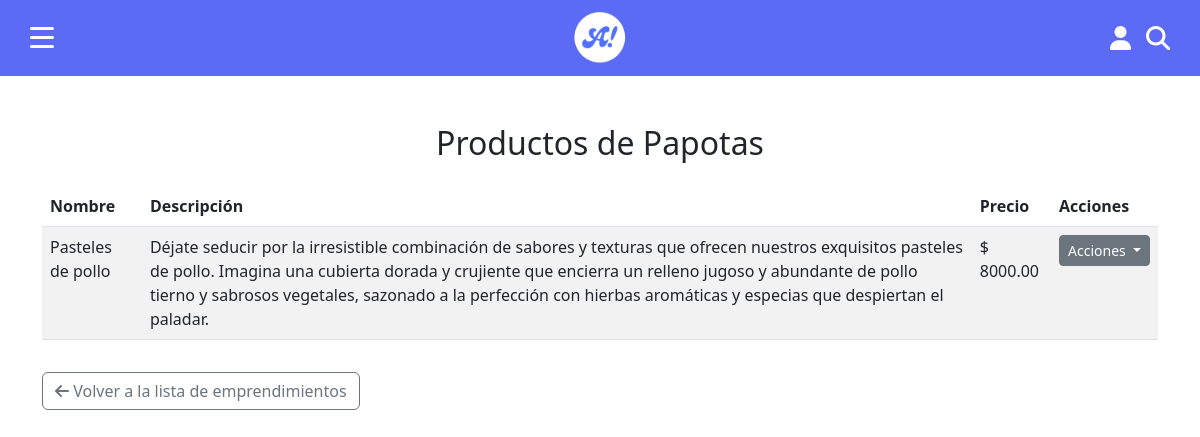
Page /emprendedores/5/productos/ on the earlier database version.
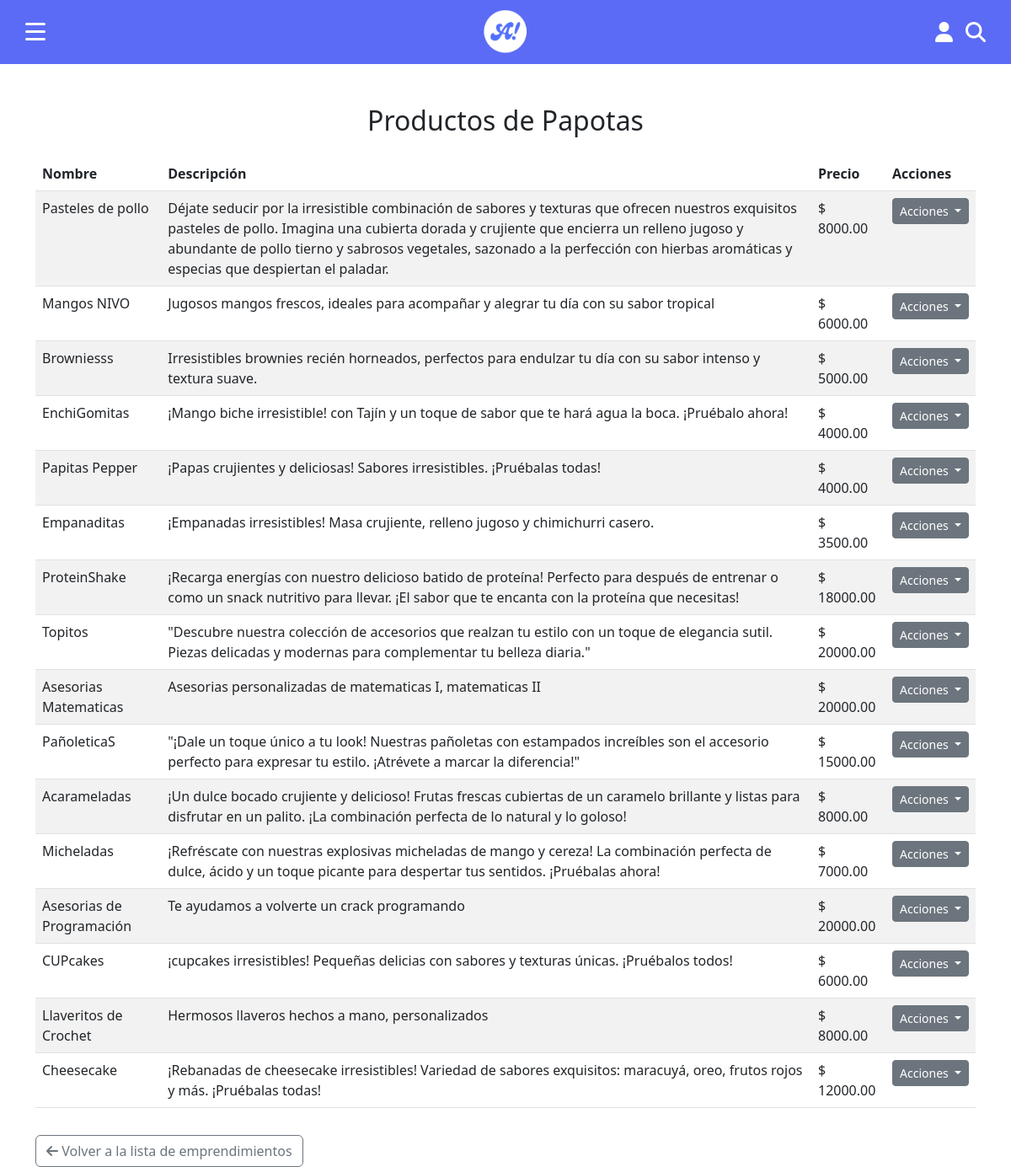
Same page on the later database version.
### RegistroEmprendedores/models.py (models this page shows, shortened)
class Product(models.Model):
    entrepreneur = models.ForeignKey(Entrepreneur, on_delete=models.CASCADE, related_name='products')
    name = models.CharField(max_length=255)
    price = models.DecimalField(max_digits=10, decimal_places=2)
    category = models.CharField(max_length=100)
    description = models.TextField()
    image = models.ImageField(upload_to='products/images/')

### RegistroEmprendedores/views.py (the view)
# urls.py: path('emprendedores/<int:pk>/productos/', views.view_products, name='view_products'),
def view_products(request, pk):
    entrepreneur = get_object_or_404(Entrepreneur, pk=pk)
    products = Product.objects.filter(entrepreneur=entrepreneur)
    return render(request, 'view_products.html', {'entrepreneur': entrepreneur, 'products': products})

### RegistroEmprendedores/templates/view_products.html (shortened to what this page needs)
{% load static %}
<!DOCTYPE html>
<html lang="es">
<head>
  <link href="https://cdn.jsdelivr.net/npm/bootstrap@5.3.0/dist/css/bootstrap.min.css" rel="stylesheet">
  <link rel="stylesheet" type="text/css" href="{% static 'cuentas/css/style.css' %}">
  <link rel="stylesheet" href="{% static 'negocios/css/carrusel.css' %}">
  <link rel="stylesheet" href="https://cdnjs.cloudflare.com/ajax/libs/font-awesome/6.4.2/css/all.min.css">
</head>
<body>
  <div class="top-bar">
    <div class="contenedor-izquierda">
      <div class="icono-menu" id="icono-menu">
        <div class="linea"></div>
        <div class="linea"></div>
        <div class="linea"></div>
      </div>
    </div>
    <img src="{% static 'cuentas/img/logo.png' %}" alt="Logo" class="logo">
    <div class="iconos-derecha">
      <i id="icono-usuario" class="fa-solid fa-user"></i>
      <i class="fa-solid fa-magnifying-glass"></i>
    </div>
  </div>
  <div class="container mt-5">
    <h2 class="text-center">Productos de {{ entrepreneur.business_name }}</h2>
    <table class="table table-striped mt-4">
      <thead>
        <tr>
          <th>Nombre</th>
          <th>Descripción</th>
          <th>Precio</th>
          <th>Acciones</th>
        </tr>
      </thead>
      <tbody>
        {% for product in products %}
          <tr>
            <td>{{ product.name }}</td>
            <td>{{ product.description }}</td>
            <td>$ {{ product.price }}</td>
            <td>
              <div class="dropdown">
                <button class="btn btn-secondary btn-sm dropdown-toggle" type="button" id="dropdownMenuButton{{ product.pk }}" data-bs-toggle="dropdown" aria-expanded="false">
                  Acciones
                </button>
              </div>
            </td>
          </tr>
        {% endfor %}
      </tbody>
    </table>
    <a href="{% url 'entrepreneur_list' %}" class="btn btn-outline-secondary mt-3">
      <i class="fa-solid fa-arrow-left"></i> Volver a la lista de emprendimientos
    </a>
  </div>
</body>
</html>

Differences in the rows shown:
added Product: name "Mangos NIVO", description "Jugosos mangos frescos, ideales para acompañar y alegrar tu día con su sabor tropical", price "6000.00"
added Product: name "Browniesss", description "Irresistibles brownies recién horneados, perfectos para endulzar tu día con su sabor intenso y textura suave.", price "5000.00"
added Product: name "EnchiGomitas", description "¡Mango biche irresistible! con Tajín y un toque de sabor que te hará agua la boca. ¡Pruébalo ahora!", price "4000.00"
added Product: name "Papitas Pepper", description "¡Papas crujientes y deliciosas! Sabores irresistibles. ¡Pruébalas todas!", price "4000.00"
added Product: name "Empanaditas", description "¡Empanadas irresistibles! Masa crujiente, relleno jugoso y chimichurri casero.", price "3500.00"
added Product: name "ProteinShake", description "¡Recarga energías con nuestro delicioso batido de proteína! Perfecto para después de entrenar o como un snack nutritivo para llevar. ¡El sabor que te encanta con la proteína que necesitas!", price "18000.00"
added Product: name "Topitos", description "\"Descubre nuestra colección de accesorios que realzan tu estilo con un toque de elegancia sutil. Piezas delicadas y modernas para complementar tu belleza diaria.\"", price "20000.00"
added Product: name "Asesorias Matematicas", description "Asesorias personalizadas de matematicas I, matematicas II", price "20000.00"
added Product: name "PañoleticaS", description "\"¡Dale un toque único a tu look! Nuestras pañoletas con estampados increíbles son el accesorio perfecto para expresar tu estilo. ¡Atrévete a marcar la diferencia!\"", price "15000.00"
added Product: name "Acarameladas", description "¡Un dulce bocado crujiente y delicioso! Frutas frescas cubiertas de un caramelo brillante y listas para disfrutar en un palito. ¡La combinación perfecta de lo natural y lo goloso!", price "8000.00"
added Product: name "Micheladas", description "¡Refréscate con nuestras explosivas micheladas de mango y cereza! La combinación perfecta de dulce, ácido y un toque picante para despertar tus sentidos. ¡Pruébalas ahora!", price "7000.00"
added Product: name "Asesorias de Programación", description "Te ayudamos a volverte un crack programando", price "20000.00"
added Product: name "CUPcakes", description "¡cupcakes irresistibles! Pequeñas delicias con sabores y texturas únicas. ¡Pruébalos todos!", price "6000.00"
added Product: name "Llaveritos de Crochet", description "Hermosos llaveros hechos a mano, personalizados", price "8000.00"
added Product: name "Cheesecake", description "¡Rebanadas de cheesecake irresistibles! Variedad de sabores exquisitos: maracuyá, oreo, frutos rojos y más. ¡Pruébalas todas!", price "12000.00"
